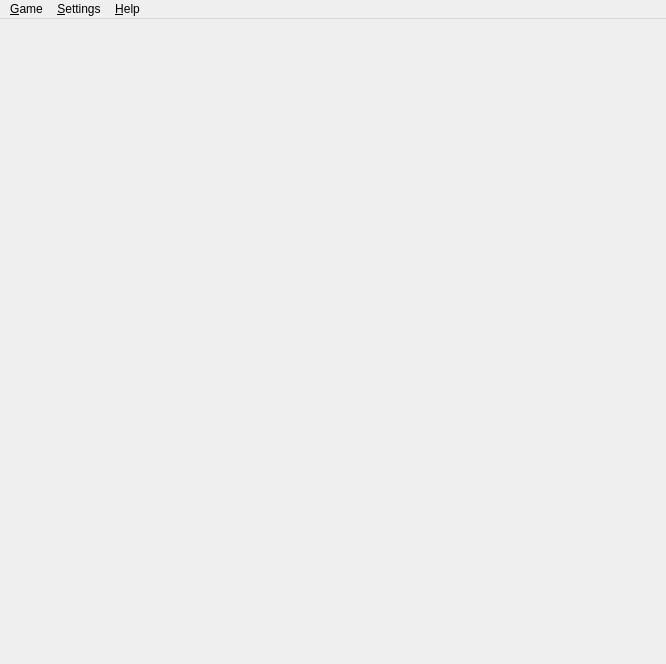
<?xml version="1.0" encoding="UTF-8"?>
<ui version="4.0">
 <class>MainWindow</class>
 <widget class="QMainWindow" name="MainWindow">
  <property name="enabled">
   <bool>true</bool>
  </property>
  <property name="geometry">
   <rect>
    <x>0</x>
    <y>0</y>
    <width>666</width>
    <height>664</height>
   </rect>
  </property>
  <property name="windowTitle">
   <string>KBang Client</string>
  </property>
  <property name="windowIcon">
   <iconset resource="resources/client.qrc">
    <normaloff>:/icons/kbang.png</normaloff>:/icons/kbang.png</iconset>
  </property>
  <property name="autoFillBackground">
   <bool>false</bool>
  </property>
  <property name="styleSheet">
   <string>#mp_centralWidget {
	background-image: url(&quot;data/gfx/misc/bang-artwork.png&quot;);
	background-position: center center;
	background-repeat: no-repeat;

}</string>
  </property>
  <widget class="QWidget" name="centralWidget">
   <property name="autoFillBackground">
    <bool>false</bool>
   </property>
   <property name="styleSheet">
    <string notr="true"/>
   </property>
   <layout class="QGridLayout" name="gridLayout">
    <property name="spacing">
     <number>0</number>
    </property>
    <item row="0" column="0">
     <layout class="QHBoxLayout" name="horizontalLayout_5">
      <property name="spacing">
       <number>0</number>
      </property>
      <item>
       <spacer name="horizontalSpacer_6">
        <property name="orientation">
         <enum>Qt::Horizontal</enum>
        </property>
        <property name="sizeType">
         <enum>QSizePolicy::Preferred</enum>
        </property>
        <property name="sizeHint" stdset="0">
         <size>
          <width>15</width>
          <height>15</height>
         </size>
        </property>
       </spacer>
      </item>
      <item>
       <layout class="QVBoxLayout" name="verticalLayout_5">
        <property name="spacing">
         <number>0</number>
        </property>
        <item>
         <spacer name="verticalSpacer_5">
          <property name="orientation">
           <enum>Qt::Vertical</enum>
          </property>
          <property name="sizeType">
           <enum>QSizePolicy::Preferred</enum>
          </property>
          <property name="sizeHint" stdset="0">
           <size>
            <width>15</width>
            <height>10</height>
           </size>
          </property>
         </spacer>
        </item>
        <item>
         <widget class="client::OpponentWidget" name="opponent2" native="true">
          <property name="sizePolicy">
           <sizepolicy hsizetype="Fixed" vsizetype="Fixed">
            <horstretch>0</horstretch>
            <verstretch>0</verstretch>
           </sizepolicy>
          </property>
          <property name="minimumSize">
           <size>
            <width>0</width>
            <height>0</height>
           </size>
          </property>
         </widget>
        </item>
       </layout>
      </item>
     </layout>
    </item>
    <item row="0" column="1">
     <layout class="QHBoxLayout" name="horizontalLayout_6">
      <property name="spacing">
       <number>0</number>
      </property>
      <item>
       <spacer name="horizontalSpacer_7">
        <property name="orientation">
         <enum>Qt::Horizontal</enum>
        </property>
        <property name="sizeType">
         <enum>QSizePolicy::Preferred</enum>
        </property>
        <property name="sizeHint" stdset="0">
         <size>
          <width>10</width>
          <height>15</height>
         </size>
        </property>
       </spacer>
      </item>
      <item>
       <layout class="QVBoxLayout" name="verticalLayout_6">
        <property name="spacing">
         <number>0</number>
        </property>
        <item>
         <widget class="client::OpponentWidget" name="opponent3" native="true">
          <property name="sizePolicy">
           <sizepolicy hsizetype="Fixed" vsizetype="Fixed">
            <horstretch>0</horstretch>
            <verstretch>0</verstretch>
           </sizepolicy>
          </property>
          <property name="minimumSize">
           <size>
            <width>0</width>
            <height>0</height>
           </size>
          </property>
         </widget>
        </item>
        <item>
         <spacer name="verticalSpacer_6">
          <property name="orientation">
           <enum>Qt::Vertical</enum>
          </property>
          <property name="sizeType">
           <enum>QSizePolicy::Expanding</enum>
          </property>
          <property name="sizeHint" stdset="0">
           <size>
            <width>15</width>
            <height>10</height>
           </size>
          </property>
         </spacer>
        </item>
       </layout>
      </item>
     </layout>
    </item>
    <item row="0" column="2">
     <spacer name="horizontalSpacer_9">
      <property name="orientation">
       <enum>Qt::Horizontal</enum>
      </property>
      <property name="sizeType">
       <enum>QSizePolicy::Maximum</enum>
      </property>
      <property name="sizeHint" stdset="0">
       <size>
        <width>50</width>
        <height>20</height>
       </size>
      </property>
     </spacer>
    </item>
    <item row="0" column="3">
     <layout class="QHBoxLayout" name="horizontalLayout_7">
      <item>
       <layout class="QVBoxLayout" name="verticalLayout_7">
        <item>
         <widget class="client::OpponentWidget" name="opponent4" native="true">
          <property name="sizePolicy">
           <sizepolicy hsizetype="Fixed" vsizetype="Fixed">
            <horstretch>0</horstretch>
            <verstretch>0</verstretch>
           </sizepolicy>
          </property>
          <property name="minimumSize">
           <size>
            <width>0</width>
            <height>0</height>
           </size>
          </property>
         </widget>
        </item>
        <item>
         <spacer name="verticalSpacer_7">
          <property name="orientation">
           <enum>Qt::Vertical</enum>
          </property>
          <property name="sizeType">
           <enum>QSizePolicy::Expanding</enum>
          </property>
          <property name="sizeHint" stdset="0">
           <size>
            <width>15</width>
            <height>10</height>
           </size>
          </property>
         </spacer>
        </item>
       </layout>
      </item>
      <item>
       <spacer name="horizontalSpacer_8">
        <property name="orientation">
         <enum>Qt::Horizontal</enum>
        </property>
        <property name="sizeType">
         <enum>QSizePolicy::Preferred</enum>
        </property>
        <property name="sizeHint" stdset="0">
         <size>
          <width>10</width>
          <height>15</height>
         </size>
        </property>
       </spacer>
      </item>
     </layout>
    </item>
    <item row="0" column="4">
     <layout class="QHBoxLayout" name="horizontalLayout_4">
      <property name="spacing">
       <number>0</number>
      </property>
      <item>
       <layout class="QVBoxLayout" name="verticalLayout_4">
        <property name="spacing">
         <number>0</number>
        </property>
        <item>
         <spacer name="verticalSpacer_4">
          <property name="orientation">
           <enum>Qt::Vertical</enum>
          </property>
          <property name="sizeType">
           <enum>QSizePolicy::Minimum</enum>
          </property>
          <property name="sizeHint" stdset="0">
           <size>
            <width>15</width>
            <height>10</height>
           </size>
          </property>
         </spacer>
        </item>
        <item>
         <widget class="client::OpponentWidget" name="opponent5" native="true">
          <property name="sizePolicy">
           <sizepolicy hsizetype="Fixed" vsizetype="Fixed">
            <horstretch>0</horstretch>
            <verstretch>0</verstretch>
           </sizepolicy>
          </property>
          <property name="minimumSize">
           <size>
            <width>0</width>
            <height>0</height>
           </size>
          </property>
         </widget>
        </item>
       </layout>
      </item>
      <item>
       <spacer name="horizontalSpacer_5">
        <property name="orientation">
         <enum>Qt::Horizontal</enum>
        </property>
        <property name="sizeType">
         <enum>QSizePolicy::Preferred</enum>
        </property>
        <property name="sizeHint" stdset="0">
         <size>
          <width>15</width>
          <height>15</height>
         </size>
        </property>
       </spacer>
      </item>
     </layout>
    </item>
    <item row="1" column="0">
     <layout class="QHBoxLayout" name="horizontalLayout_3">
      <item>
       <layout class="QVBoxLayout" name="verticalLayout_9">
        <item>
         <spacer name="verticalSpacer_9">
          <property name="orientation">
           <enum>Qt::Vertical</enum>
          </property>
          <property name="sizeType">
           <enum>QSizePolicy::Expanding</enum>
          </property>
          <property name="sizeHint" stdset="0">
           <size>
            <width>15</width>
            <height>2</height>
           </size>
          </property>
         </spacer>
        </item>
        <item>
         <widget class="client::OpponentWidget" name="opponent1" native="true">
          <property name="sizePolicy">
           <sizepolicy hsizetype="Fixed" vsizetype="Fixed">
            <horstretch>0</horstretch>
            <verstretch>0</verstretch>
           </sizepolicy>
          </property>
         </widget>
        </item>
        <item>
         <spacer name="verticalSpacer_11">
          <property name="orientation">
           <enum>Qt::Vertical</enum>
          </property>
          <property name="sizeHint" stdset="0">
           <size>
            <width>15</width>
            <height>2</height>
           </size>
          </property>
         </spacer>
        </item>
       </layout>
      </item>
      <item>
       <spacer name="horizontalSpacer_4">
        <property name="orientation">
         <enum>Qt::Horizontal</enum>
        </property>
        <property name="sizeType">
         <enum>QSizePolicy::Preferred</enum>
        </property>
        <property name="sizeHint" stdset="0">
         <size>
          <width>50</width>
          <height>15</height>
         </size>
        </property>
       </spacer>
      </item>
     </layout>
    </item>
    <item row="1" column="1" colspan="3">
     <layout class="QVBoxLayout" name="verticalLayout_10">
      <property name="spacing">
       <number>0</number>
      </property>
      <item>
       <widget class="QWidget" name="middleWidget" native="true">
        <property name="sizePolicy">
         <sizepolicy hsizetype="Preferred" vsizetype="Preferred">
          <horstretch>0</horstretch>
          <verstretch>0</verstretch>
         </sizepolicy>
        </property>
       </widget>
      </item>
      <item>
       <spacer name="verticalSpacer_10">
        <property name="orientation">
         <enum>Qt::Vertical</enum>
        </property>
        <property name="sizeType">
         <enum>QSizePolicy::Minimum</enum>
        </property>
        <property name="sizeHint" stdset="0">
         <size>
          <width>15</width>
          <height>15</height>
         </size>
        </property>
       </spacer>
      </item>
     </layout>
    </item>
    <item row="1" column="4">
     <layout class="QHBoxLayout" name="horizontalLayout_2">
      <property name="spacing">
       <number>0</number>
      </property>
      <item>
       <spacer name="horizontalSpacer_3">
        <property name="orientation">
         <enum>Qt::Horizontal</enum>
        </property>
        <property name="sizeType">
         <enum>QSizePolicy::Preferred</enum>
        </property>
        <property name="sizeHint" stdset="0">
         <size>
          <width>50</width>
          <height>15</height>
         </size>
        </property>
       </spacer>
      </item>
      <item>
       <layout class="QVBoxLayout" name="verticalLayout_8">
        <property name="spacing">
         <number>0</number>
        </property>
        <item>
         <spacer name="verticalSpacer_8">
          <property name="orientation">
           <enum>Qt::Vertical</enum>
          </property>
          <property name="sizeType">
           <enum>QSizePolicy::Expanding</enum>
          </property>
          <property name="sizeHint" stdset="0">
           <size>
            <width>15</width>
            <height>2</height>
           </size>
          </property>
         </spacer>
        </item>
        <item>
         <widget class="client::OpponentWidget" name="opponent6" native="true">
          <property name="sizePolicy">
           <sizepolicy hsizetype="Fixed" vsizetype="Fixed">
            <horstretch>0</horstretch>
            <verstretch>0</verstretch>
           </sizepolicy>
          </property>
          <property name="minimumSize">
           <size>
            <width>0</width>
            <height>0</height>
           </size>
          </property>
         </widget>
        </item>
        <item>
         <spacer name="verticalSpacer_12">
          <property name="orientation">
           <enum>Qt::Vertical</enum>
          </property>
          <property name="sizeHint" stdset="0">
           <size>
            <width>15</width>
            <height>2</height>
           </size>
          </property>
         </spacer>
        </item>
       </layout>
      </item>
     </layout>
    </item>
    <item row="2" column="0" colspan="5">
     <layout class="QHBoxLayout" name="horizontalLayout_8">
      <property name="spacing">
       <number>0</number>
      </property>
      <item>
       <layout class="QVBoxLayout" name="verticalLayout_2">
        <property name="spacing">
         <number>0</number>
        </property>
        <item>
         <spacer name="verticalSpacer">
          <property name="orientation">
           <enum>Qt::Vertical</enum>
          </property>
          <property name="sizeType">
           <enum>QSizePolicy::Minimum</enum>
          </property>
          <property name="sizeHint" stdset="0">
           <size>
            <width>15</width>
            <height>5</height>
           </size>
          </property>
         </spacer>
        </item>
        <item>
         <widget class="client::ChatWidget" name="chatWidget" native="true">
          <property name="sizePolicy">
           <sizepolicy hsizetype="Expanding" vsizetype="Fixed">
            <horstretch>0</horstretch>
            <verstretch>0</verstretch>
           </sizepolicy>
          </property>
         </widget>
        </item>
       </layout>
      </item>
      <item>
       <layout class="QVBoxLayout" name="verticalLayout_11">
        <property name="spacing">
         <number>0</number>
        </property>
        <item>
         <layout class="QHBoxLayout" name="horizontalLayout">
          <property name="spacing">
           <number>0</number>
          </property>
          <item>
           <spacer name="horizontalSpacer">
            <property name="orientation">
             <enum>Qt::Horizontal</enum>
            </property>
            <property name="sizeType">
             <enum>QSizePolicy::Minimum</enum>
            </property>
            <property name="sizeHint" stdset="0">
             <size>
              <width>30</width>
              <height>237</height>
             </size>
            </property>
           </spacer>
          </item>
          <item>
           <widget class="client::OpponentWidget" name="opponent0" native="true">
            <property name="sizePolicy">
             <sizepolicy hsizetype="Fixed" vsizetype="Fixed">
              <horstretch>0</horstretch>
              <verstretch>0</verstretch>
             </sizepolicy>
            </property>
           </widget>
          </item>
          <item>
           <widget class="client::LocalPlayerWidget" name="localPlayerWidget" native="true">
            <property name="sizePolicy">
             <sizepolicy hsizetype="Fixed" vsizetype="Fixed">
              <horstretch>0</horstretch>
              <verstretch>0</verstretch>
             </sizepolicy>
            </property>
            <property name="minimumSize">
             <size>
              <width>0</width>
              <height>0</height>
             </size>
            </property>
           </widget>
          </item>
          <item>
           <spacer name="horizontalSpacer_2">
            <property name="orientation">
             <enum>Qt::Horizontal</enum>
            </property>
            <property name="sizeType">
             <enum>QSizePolicy::Minimum</enum>
            </property>
            <property name="sizeHint" stdset="0">
             <size>
              <width>30</width>
              <height>237</height>
             </size>
            </property>
           </spacer>
          </item>
         </layout>
        </item>
        <item>
         <spacer name="verticalSpacer_2">
          <property name="orientation">
           <enum>Qt::Vertical</enum>
          </property>
          <property name="sizeType">
           <enum>QSizePolicy::Minimum</enum>
          </property>
          <property name="sizeHint" stdset="0">
           <size>
            <width>10</width>
            <height>0</height>
           </size>
          </property>
         </spacer>
        </item>
        <item>
         <widget class="QLabel" name="mp_statusLabel">
          <property name="sizePolicy">
           <sizepolicy hsizetype="Expanding" vsizetype="Fixed">
            <horstretch>0</horstretch>
            <verstretch>0</verstretch>
           </sizepolicy>
          </property>
          <property name="font">
           <font>
            <pointsize>10</pointsize>
           </font>
          </property>
          <property name="text">
           <string/>
          </property>
          <property name="alignment">
           <set>Qt::AlignCenter</set>
          </property>
         </widget>
        </item>
       </layout>
      </item>
      <item>
       <layout class="QVBoxLayout" name="verticalLayout">
        <property name="spacing">
         <number>0</number>
        </property>
        <item>
         <spacer name="verticalSpacer_3">
          <property name="orientation">
           <enum>Qt::Vertical</enum>
          </property>
          <property name="sizeType">
           <enum>QSizePolicy::Minimum</enum>
          </property>
          <property name="sizeHint" stdset="0">
           <size>
            <width>15</width>
            <height>5</height>
           </size>
          </property>
         </spacer>
        </item>
        <item>
         <widget class="client::LogWidget" name="logWidget" native="true">
          <property name="sizePolicy">
           <sizepolicy hsizetype="Expanding" vsizetype="Fixed">
            <horstretch>0</horstretch>
            <verstretch>0</verstretch>
           </sizepolicy>
          </property>
         </widget>
        </item>
       </layout>
      </item>
     </layout>
    </item>
   </layout>
  </widget>
  <widget class="QMenuBar" name="menubar">
   <property name="geometry">
    <rect>
     <x>0</x>
     <y>0</y>
     <width>666</width>
     <height>21</height>
    </rect>
   </property>
   <property name="autoFillBackground">
    <bool>false</bool>
   </property>
   <widget class="QMenu" name="menuGame">
    <property name="title">
     <string>&amp;Game</string>
    </property>
    <addaction name="actionConnectToServer"/>
    <addaction name="actionDisconnectFromServer"/>
    <addaction name="separator"/>
    <addaction name="actionCreateGame"/>
    <addaction name="actionJoinGame"/>
    <addaction name="actionLeaveGame"/>
    <addaction name="actionExit"/>
   </widget>
   <widget class="QMenu" name="menuHelp">
    <property name="title">
     <string>&amp;Help</string>
    </property>
    <addaction name="actionAbout"/>
   </widget>
   <widget class="QMenu" name="menuSettings">
    <property name="title">
     <string>&amp;Settings</string>
    </property>
    <addaction name="actionCardSizeUp"/>
    <addaction name="actionCardSizeDown"/>
    <addaction name="actionOptions"/>
   </widget>
   <addaction name="menuGame"/>
   <addaction name="menuSettings"/>
   <addaction name="menuHelp"/>
  </widget>
  <action name="actionConnectToServer">
   <property name="icon">
    <iconset resource="resources/client.qrc">
     <normaloff>:/icons/connect.png</normaloff>:/icons/connect.png</iconset>
   </property>
   <property name="text">
    <string>&amp;Connect to Server</string>
   </property>
  </action>
  <action name="actionExit">
   <property name="text">
    <string>&amp;Exit</string>
   </property>
  </action>
  <action name="actionDisconnectFromServer">
   <property name="icon">
    <iconset resource="resources/client.qrc">
     <normaloff>:/icons/disconnect.png</normaloff>:/icons/disconnect.png</iconset>
   </property>
   <property name="text">
    <string>&amp;Disconnect from Server</string>
   </property>
  </action>
  <action name="actionJoinGame">
   <property name="text">
    <string>&amp;Join Game</string>
   </property>
  </action>
  <action name="actionLeaveGame">
   <property name="text">
    <string>&amp;Leave Game</string>
   </property>
  </action>
  <action name="actionCreateGame">
   <property name="text">
    <string>C&amp;reate Game</string>
   </property>
  </action>
  <action name="actionAbout">
   <property name="text">
    <string>&amp;About KBang</string>
   </property>
  </action>
  <action name="actionCardSizeUp">
   <property name="text">
    <string>&amp;Enlarge Cards</string>
   </property>
   <property name="shortcut">
    <string>Ctrl++</string>
   </property>
  </action>
  <action name="actionCardSizeDown">
   <property name="text">
    <string>&amp;Shrink Cards</string>
   </property>
   <property name="shortcut">
    <string>Ctrl+-</string>
   </property>
  </action>
  <action name="actionOptions">
   <property name="text">
    <string>&amp;Preferences...</string>
   </property>
  </action>
 </widget>
 <customwidgets>
  <customwidget>
   <class>client::OpponentWidget</class>
   <extends>QWidget</extends>
   <header>opponentwidget.h</header>
   <container>1</container>
  </customwidget>
  <customwidget>
   <class>client::ChatWidget</class>
   <extends>QWidget</extends>
   <header>chatwidget.h</header>
   <container>1</container>
  </customwidget>
  <customwidget>
   <class>client::LogWidget</class>
   <extends>QWidget</extends>
   <header>logwidget.h</header>
   <container>1</container>
  </customwidget>
  <customwidget>
   <class>client::LocalPlayerWidget</class>
   <extends>QWidget</extends>
   <header>localplayerwidget.h</header>
   <container>1</container>
  </customwidget>
 </customwidgets>
 <resources>
  <include location="resources/client.qrc"/>
 </resources>
 <connections>
  <connection>
   <sender>actionExit</sender>
   <signal>triggered()</signal>
   <receiver>MainWindow</receiver>
   <slot>close()</slot>
   <hints>
    <hint type="sourcelabel">
     <x>-1</x>
     <y>-1</y>
    </hint>
    <hint type="destinationlabel">
     <x>399</x>
     <y>328</y>
    </hint>
   </hints>
  </connection>
 </connections>
</ui>
